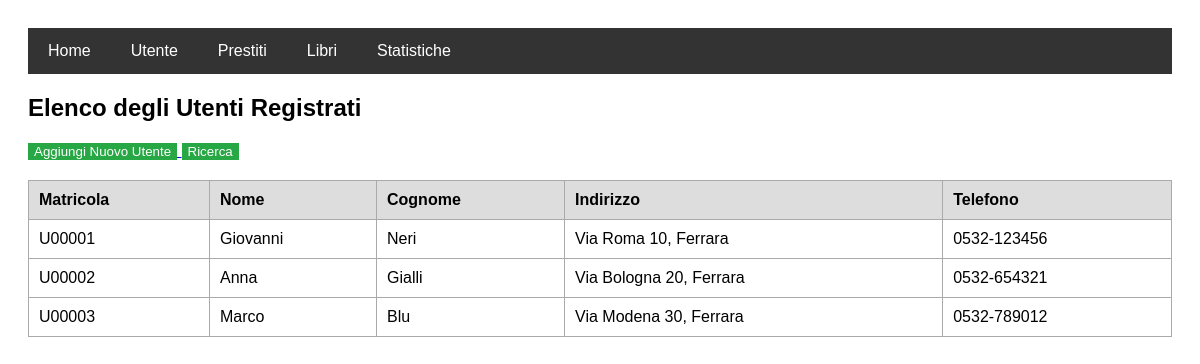
The page /utenti.php on the database its author committed.
### tables this page shows
CREATE TABLE Utente (
    matricola VARCHAR(6) PRIMARY KEY,
    nome VARCHAR(100) NOT NULL,
    cognome VARCHAR(100) NOT NULL,
    indirizzo VARCHAR(255),
    telefono VARCHAR(20)
);

### utenti.php (the view, shortened to what this page needs)
<?php
require_once("strumenti/connect.php");
include("strumenti/navbar.php");
?>
<!DOCTYPE html>
<html>
<head>
</head>
<body>
<h2>Elenco degli Utenti Registrati</h2>
<a href="nuovo_utente.php">
    <button>Aggiungi Nuovo Utente</button>
</a>
<a href="storico_utente.php">
    <button>Ricerca</button>
</a>
<?php
$query = "SELECT matricola, nome, cognome, indirizzo, telefono FROM Biblioteca.Utente";
$result = mysqli_query($link, $query);
if (mysqli_num_rows($result) > 0) {
    echo "<table>";
    echo "<tr><th>Matricola</th><th>Nome</th><th>Cognome</th><th>Indirizzo</th><th>Telefono</th></tr>";
    while ($row = mysqli_fetch_assoc($result)) {
        echo "<tr>";
        echo "<td>" . htmlspecialchars($row["matricola"]) . "</td>";
        echo "<td>" . htmlspecialchars($row["nome"]) . "</td>";
        echo "<td>" . htmlspecialchars($row["cognome"]) . "</td>";
        echo "<td>" . htmlspecialchars($row["indirizzo"]) . "</td>";
        echo "<td>" . htmlspecialchars($row["telefono"]) . "</td>";
        echo "</tr>";
    }
    echo "</table>";
} else {
    echo "<p>Nessun utente trovato.</p>";
}
?>
</body>
</html>

### strumenti/navbar.php (shortened to what this page needs)
<div class="navbar">
    <a href="index.php"> Home </a>
    <a href="utenti.php"> Utente </a>
    <a href=""> Prestiti </a>
    <a href=""> Libri </a>
    <a href="statistiche.php"> Statistiche </a>
</div>

### strumenti/navbar.php (style rules this page uses)
.navbar { background-color: #333; overflow: hidden; }
.navbar a { float: left; display: block; color: white; text-align: center; padding: 14px 20px; text-decoration: none; }

### utenti.php (style rules this page uses)
body { font-family: Arial; padding: 20px; }
table { border-collapse: collapse; width: 100%; margin-top: 20px; }
th, td { border: 1px solid #aaa; padding: 10px; text-align: left; }
th { background-color: #ddd; }
button { background-color: #28a745; color: white; border: none; cursor: pointer; }

### rows shown on the page
utente: matricola "U00001", nome "Giovanni", cognome "Neri", indirizzo "Via Roma 10, Ferrara", telefono "0532-123456"
utente: matricola "U00002", nome "Anna", cognome "Gialli", indirizzo "Via Bologna 20, Ferrara", telefono "0532-654321"
utente: matricola "U00003", nome "Marco", cognome "Blu", indirizzo "Via Modena 30, Ferrara", telefono "0532-789012"
